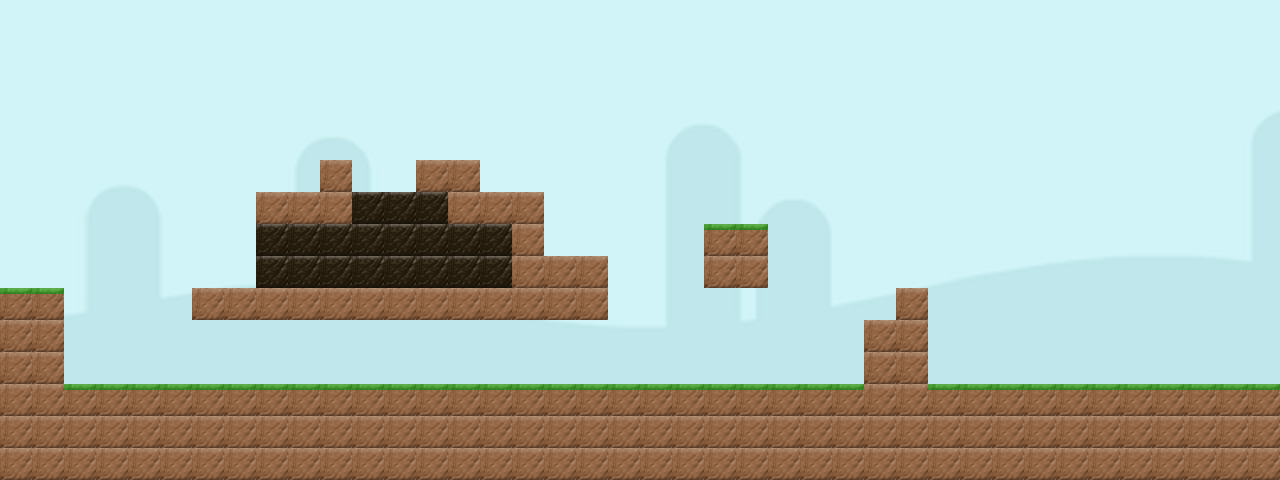

Below is a game level as drawn by its tile map, then a one-line description and the .tmx that defines it (tile-layer data replaced by summaries):
An orthogonal 40x15 tile map with 32x32 px tiles, 2 tile layers (area_background, area_foreground), 1 image layer and 15 objects (mainPlayer, EnemyEntity, TomatoEntity).

<map version="1.9" tiledversion="1.9.2" orientation="orthogonal" renderorder="right-down" width="40" height="15" tilewidth="32" tileheight="32" infinite="0" backgroundcolor="#70cdff" nextlayerid="10" nextobjectid="25">
 <tileset firstgid="1" name="area1" tilewidth="32" tileheight="32" tilecount="225" columns="15">
  <image source="../img/map/area1.png" width="480" height="480" />
 </tileset>
 <imagelayer id="5" name="background" offsetx="0" offsety="-156" repeatx="1">
  <image source="../img/background.png" width="1600" height="800" />
  <properties>
   <property name="ratio" type="float" value="0.25" />
  </properties>
 </imagelayer>
 <layer id="2" name="area_background" width="40" height="15">
  <data>[600 cells, 66 non-empty, 3 distinct tile ids]</data>
 </layer>
 <objectgroup id="3" name="Entities">
  <object id="2" name="mainPlayer" x="193.103" y="252.632" width="32" height="32">
   <properties>
    <property name="framewidth" type="int" value="32" />
    <property name="image" value="cube_right" />
   </properties>
  </object>
 </objectgroup>
 <objectgroup id="6" name="EnemyEntities">
  <object id="19" name="EnemyEntity" x="545" y="345" width="249" height="32">
   <properties>
    <property name="framewidth" type="int" value="32" />
   </properties>
  </object>
 </objectgroup>
 <objectgroup id="9" name="CollectableEntities">
  <object id="24" name="TomatoEntity" x="133.5" y="350" width="31" height="30">
   <properties>
    <property name="framewidth" type="int" value="32" />
    <property name="image" value="tomato" />
   </properties>
  </object>
 </objectgroup>
 <layer id="1" name="area_foreground" width="40" height="15">
  <data>[600 cells, 181 non-empty, 4 distinct tile ids]</data>
 </layer>
 <objectgroup id="4" name="collision">
  <object id="3" x="191.77" y="288.262" width="351.124" height="30.179" />
  <object id="4" x="256.632" y="192.081" width="94.611" height="31.9419" />
  <object id="5" x="447.333" y="191.333" width="96.6667" height="32" />
  <object id="6" x="511.333" y="222.667" width="32" height="65.3333" />
  <object id="7" x="320" y="160" width="31.3333" height="30.6667" />
  <object id="8" x="416.667" y="160" width="62.6667" height="32" />
  <object id="9" x="1" y="288" width="61" height="193" />
  <object id="10" x="61" y="383" width="1219" height="98" />
  <object id="11" x="864" y="319" width="62" height="63" />
  <object id="12" x="896" y="288" width="30" height="30" />
  <object id="13" x="705" y="224.5" width="63" height="62.5" />
  <object id="14" x="545" y="257" width="62" height="61" />
 </objectgroup>
</map>